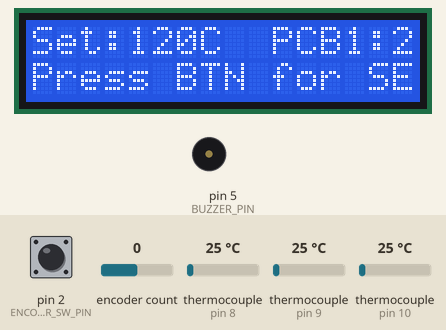
Bench run of a sketch on a simulated Arduino Uno, built with avr-gcc and run on an emulated ATmega328P. On the bench: 16×2 character LCD, buzzer (waves = sounding, pin HIGH). The inputs (shaded band) are chosen by the test bench; at power-on: pin 2 (ENCODER_SW_PIN) HIGH, thermocouple (sensors on pin 9, pin 8, pin 10) 25 °C, encoder count 0. EEPROM starts erased; what the sketch prints to the serial monitor is not drawn.

Above: at 1.3 s.
1.4 s: pin 2 (ENCODER_SW_PIN) driven LOW
At 2.97 s:
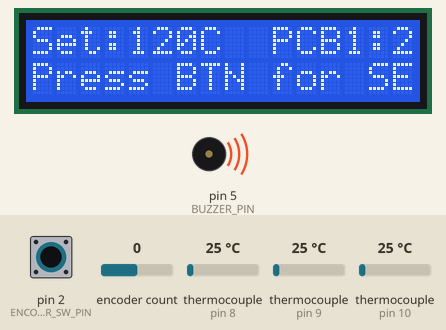
4.5 s: pin 2 (ENCODER_SW_PIN) pulsed HIGH 5 times (0.12 s each, 0.3 s apart)
At 6.4 s:
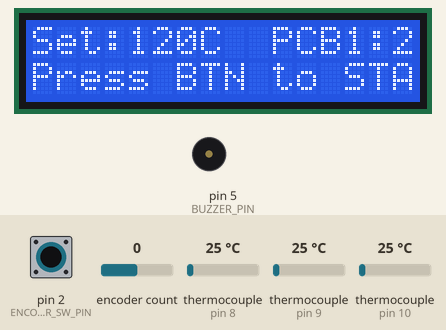
7.5 s: pin 2 (ENCODER_SW_PIN) driven HIGH
At 8.6 s:
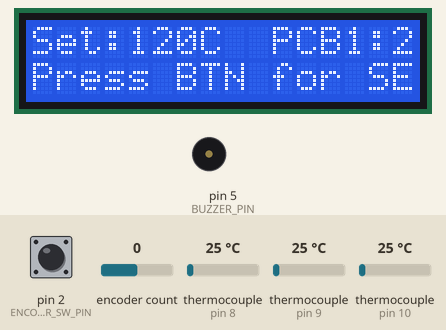
9.3 s: thermocouple (sensor on pin 9) set to 6 °C
At 10.8 s:
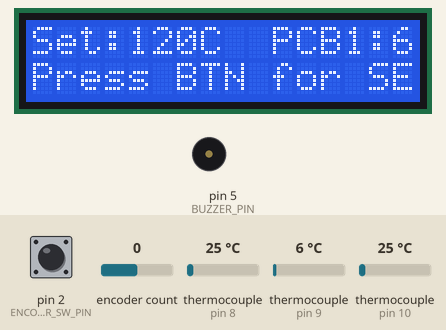
12.4 s: thermocouple (sensor on pin 9) set to 75 °C
At 13.9 s:
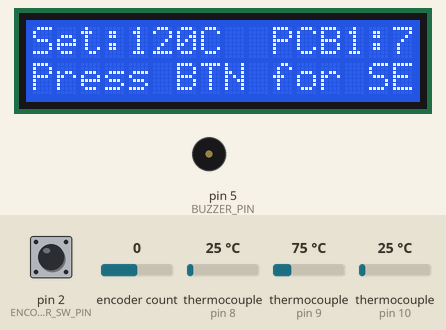
14.3 s: thermocouple (sensor on pin 9) set to 225 °C
At 15.0 s:
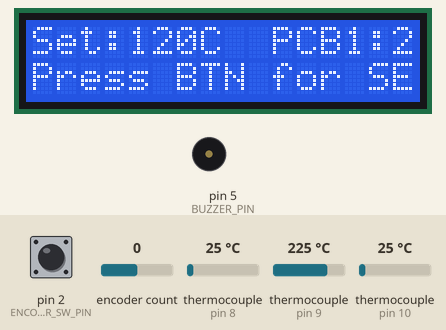
Timing chart, 0 to 17.1 s (numbered marks = the images above; inputs shaded):
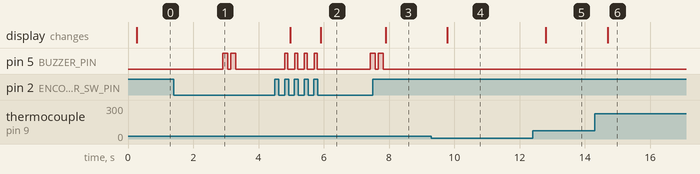

The sketch:

BGA_preheater3.ino
```cpp
#include "config.h"
#include "globals.h"
#include "thermocouples.h"
#include "lcd_display.h"
#include "encoder_control.h"
#include "pid_control.h"
#include "timer_logic.h"
#include "eeprom_settings.h"


// System State
SystemState currentState = STATE_OFF;
SystemState previousStateDisplay = STATE_ERROR;

// General Timing
unsigned long lastTempReadTime = 0;
unsigned long lastLcdUpdateTime = 0;


void setup() {
  Serial.begin(115200);
  Serial.println(F("BGA Preheater Starting..."));

  initLcd();
  lcd.print(F("Preheater v1.0"));
  lcd.setCursor(0, 1); lcd.print(F("Initializing..."));

  loadSettingsFromEEPROM(); // eeprom_settings.cpp
  initThermocouples();      // thermocouples.cpp
  initEncoderAndButton();   // encoder_control.cpp
  initPid();                // pid_control.cpp

  pinMode(SSR_PIN, OUTPUT);
  digitalWrite(SSR_PIN, LOW); // Turn off SSR at the start


  readTemperatures();
  if (isnan(tempHeater) || isnan(tempPcb1) || isnan(tempPcb2)) {
    currentState = STATE_ERROR; Serial.println(F("Thermocouple Error on Startup!"));
  } else {
    currentState = STATE_OFF; Serial.println(F("Thermocouples OK."));
  }

  // Установка начальной позиции энкодера ПОСЛЕ загрузки настроек
  if (currentState != STATE_ERROR) { // Только если нет ошибки датчиков
      knob.write(currentSettings.targetPcbTemp * 4);
      encoderOldPosition = currentSettings.targetPcbTemp;
  }

  updateLcd();
}

void loop() {
  if (millis() - lastTempReadTime >= TEMP_READ_INTERVAL_MS) {
    readTemperatures(); lastTempReadTime = millis();
  }
  handleEncoderRotation();
  handleButton();

  switch (currentState) {
    case STATE_OFF:
    case STATE_SETUP_TEMP:
    case STATE_SETUP_TIME:
    case STATE_SETUP_TIMER_EN:
    case STATE_READY:
      digitalWrite(SSR_PIN, LOW); stopSoakTimer(); break;
    case STATE_HEATING:
      runPidAndControlHeater();
      if (tempPcb1 >= currentSettings.targetPcbTemp - 0.5 && !isnan(tempPcb1)) {
        currentState = STATE_SOAKING;
        shortBeep();
        if (currentSettings.isTimerEnabled) { startSoakTimer(); }
        windowStartTime = millis(); // Сброс окна PID для Soak
      }
      break;
    case STATE_SOAKING:
      runPidAndControlHeater();
      if (currentSettings.isTimerEnabled) {
        if (updateSoakTimerAndCheckCompletion()) { // Timer stopped
          currentState = STATE_DONE;
          longBeepSequence();
          stopSoakTimer(); digitalWrite(SSR_PIN, LOW);
        }
      }
      break;
    case STATE_DONE:
    case STATE_STOPPED:
    case STATE_ERROR:
      digitalWrite(SSR_PIN, LOW); stopSoakTimer(); break;
  }

  if (millis() - lastLcdUpdateTime >= LCD_UPDATE_INTERVAL_MS || currentState != previousStateDisplay) {
    updateLcd(); lastLcdUpdateTime = millis(); previousStateDisplay = currentState;
  }
}
```

encoder_control.cpp
```cpp
#include "encoder_control.h"
#include "globals.h"    // knob, state, currentSettings и т.д.
#include "timer_logic.h" // startSoakTimer, stopSoakTimer
#include "eeprom_settings.h" // saveSettingsToEEPROM
#include <Arduino.h>    // pinMode, digitalWrite, attachInterrupt, millis, delay

// Encoder Object
Encoder knob(ENCODER_CLK_PIN, ENCODER_DT_PIN);
long encoderOldPosition = -999;

// Button variables
volatile bool g_encoderButtonSignal = false;
unsigned long buttonDownStartTime = 0;
bool buttonIsBeingProcessed = false;

void initEncoderAndButton() {
    pinMode(ENCODER_SW_PIN, INPUT_PULLUP);
    attachInterrupt(digitalPinToInterrupt(ENCODER_SW_PIN), encoderButton_ISR_CHANGE, CHANGE);
    pinMode(BUZZER_PIN, OUTPUT);
    digitalWrite(BUZZER_PIN, LOW);
    encoderOldPosition = knob.read() / 4;
}

void shortBeep() {
  digitalWrite(BUZZER_PIN, HIGH); delay(100); digitalWrite(BUZZER_PIN, LOW);
}
void longBeepSequence() {
  digitalWrite(BUZZER_PIN, HIGH); delay(150); digitalWrite(BUZZER_PIN, LOW);
  delay(100);
  digitalWrite(BUZZER_PIN, HIGH); delay(150); digitalWrite(BUZZER_PIN, LOW);
}

void encoderButton_ISR_CHANGE() {
  static unsigned long lastInterruptTime = 0;
  unsigned long interruptTime = millis();
  if (interruptTime - lastInterruptTime > BUTTON_DEBOUNCE_TIME_MS) {
    g_encoderButtonSignal = true;
  }
  lastInterruptTime = interruptTime;
}

void handleEncoderRotation() {
  long newPosition = knob.read() / 4;
  if (newPosition != encoderOldPosition) {
    int change = newPosition - encoderOldPosition; encoderOldPosition = newPosition;
    switch (currentState) {
      case STATE_SETUP_TEMP:
        currentSettings.targetPcbTemp += change * 1.0;
        if (currentSettings.targetPcbTemp < 50) currentSettings.targetPcbTemp = 50;
        if (currentSettings.targetPcbTemp > 200) currentSettings.targetPcbTemp = 200;
        break;
      case STATE_SETUP_TIME:
        { int ts = currentSettings.soakMinutes*60+currentSettings.soakSeconds;
          ts += change * 10;
          if (ts < 0) ts = 0; if (ts > 3600) ts = 3600;
          currentSettings.soakMinutes = ts / 60; currentSettings.soakSeconds = ts % 60;
        } break;
      case STATE_SETUP_TIMER_EN:
        if (change != 0) { currentSettings.isTimerEnabled = !currentSettings.isTimerEnabled; }
        break;
      default: break;
    }
  }
}

void handleButton() {
    if (g_encoderButtonSignal) {
        g_encoderButtonSignal = false;
        bool buttonIsCurrentlyDown = (digitalRead(ENCODER_SW_PIN) == LOW);
        if (buttonIsCurrentlyDown && !buttonIsBeingProcessed) {
            buttonIsBeingProcessed = true; buttonDownStartTime = millis();
            if (Serial) Serial.println(F("Button PRESSED, processing started."));
        } else if (!buttonIsCurrentlyDown && buttonIsBeingProcessed) {
            if (Serial) Serial.println(F("Button RELEASED - SHORT press."));
            shortBeep();
            switch (currentState) {
                case STATE_OFF: case STATE_DONE: case STATE_STOPPED: case STATE_ERROR:
                    currentState = STATE_SETUP_TEMP;
                    knob.write(currentSettings.targetPcbTemp * 4);
                    encoderOldPosition = currentSettings.targetPcbTemp;
                    break;
                case STATE_SETUP_TEMP:
                    currentState = STATE_SETUP_TIME;
                    { int ts = currentSettings.soakMinutes*60+currentSettings.soakSeconds;
                      knob.write(ts / 10 * 4); encoderOldPosition = ts / 10; }
                    break;
                case STATE_SETUP_TIME:
                    currentState = STATE_SETUP_TIMER_EN;
                    knob.write(currentSettings.isTimerEnabled ? 0 : 4);
                    encoderOldPosition = currentSettings.isTimerEnabled ? 0 : 1;
                    break;
                case STATE_SETUP_TIMER_EN:
                    saveSettingsToEEPROM(); currentState = STATE_READY; break;
                case STATE_READY:
                    currentState = STATE_HEATING; windowStartTime = millis(); break; // windowStartTime in globals.h
                case STATE_SOAKING:
                    if(currentSettings.isTimerEnabled && soakTimerRunning) { // soakTimerRunning in globals.h
                        startSoakTimer();
                        if (Serial) Serial.println(F("Timer restarted by short press"));
                    } break;
                case STATE_HEATING: break;
            }
            buttonIsBeingProcessed = false;
        }
    }
    if (buttonIsBeingProcessed && (digitalRead(ENCODER_SW_PIN) == LOW)) {
        if (millis() - buttonDownStartTime > LONG_PRESS_DURATION_MS) {
            if (Serial) Serial.println(F("Button HELD - LONG press."));
            longBeepSequence();
            if (currentState == STATE_HEATING || currentState == STATE_SOAKING || currentState == STATE_READY) {
                currentState = STATE_STOPPED; digitalWrite(SSR_PIN, LOW); stopSoakTimer();
                if (Serial) Serial.println(F("System STOPPED by long press"));
            }
            buttonIsBeingProcessed = false;
            while(digitalRead(ENCODER_SW_PIN) == LOW) { delay(10); }
            g_encoderButtonSignal = false;
        }
    }
}
```

encoder_control.h
```cpp
#ifndef ENCODER_CONTROL_H
#define ENCODER_CONTROL_H

void initEncoderAndButton();
void handleEncoderRotation();
void handleButton();
void shortBeep();
void longBeepSequence();
void encoderButton_ISR_CHANGE();

#endif // ENCODER_CONTROL_H
```

globals.h
```cpp
#ifndef GLOBALS_H
#define GLOBALS_H

#include <Arduino.h>
#include <LiquidCrystal_I2C.h>
#include <max6675.h>
#include <Encoder.h>
#include <PID_v1.h>
#include "config.h" // Включаем для SystemState и Settings

// LCD
extern LiquidCrystal_I2C lcd;

// Thermocouples
extern MAX6675 tcHeater;
extern MAX6675 tcPcb1;
extern MAX6675 tcPcb2;
extern double tempHeater, tempPcb1, tempPcb2;

// Moving Average for PCB1
extern double pcb1TempHistory[MOVING_AVG_SIZE];
extern int pcb1TempHistoryIndex;
extern double pcb1TempMovingAvg;
extern double previousPcb1TempMovingAvg;
extern bool movingAvgInitialized;

// Encoder
extern Encoder knob;
extern long encoderOldPosition;

// Button
extern volatile bool g_encoderButtonSignal;
extern unsigned long buttonDownStartTime;
extern bool buttonIsBeingProcessed;

// PID
extern double pidSetpoint, pidInput, pidOutput;
extern PID preheaterPID;
extern unsigned long windowStartTime;

// System State
extern SystemState currentState;
extern SystemState previousStateDisplay;

// Settings
extern Settings currentSettings;

// Timer
extern unsigned long soakTimerStartTime, remainingSoakTimeMillis;
extern bool soakTimerRunning;

// Blinking
extern unsigned long lastBlinkTime;
extern bool blinkState;

// General Timing
extern unsigned long lastTempReadTime;
extern unsigned long lastLcdUpdateTime;

#endif // GLOBALS_H
```

pid_control.cpp
```cpp
#include "pid_control.h"
#include "globals.h" // To access PID objects, SSR_PIN, state
#include <Arduino.h> // DigitalWrite, millis

// PID Object & variables
double pidSetpoint, pidInput, pidOutput;
PID preheaterPID(&pidInput, &pidOutput, &pidSetpoint, KP_DEFAULT, KI_DEFAULT, KD_DEFAULT, DIRECT);
unsigned long windowStartTime;

void initPid() {
    preheaterPID.SetMode(AUTOMATIC);
    preheaterPID.SetOutputLimits(0, PID_WINDOW_SIZE_MS);
    windowStartTime = millis();
}

void controlHeater() {
    unsigned long now = millis();
    if (now - windowStartTime >= PID_WINDOW_SIZE_MS) {
        windowStartTime += PID_WINDOW_SIZE_MS;
    }
    if (pidOutput > (now - windowStartTime)) { digitalWrite(SSR_PIN, HIGH); }
    else { digitalWrite(SSR_PIN, LOW); }
}

void runPidAndControlHeater() {
    // PID uses row tempPcb1
    pidSetpoint = currentSettings.targetPcbTemp;
    pidInput = tempPcb1;

    if (!isnan(pidInput)) {
        preheaterPID.Compute();
        controlHeater();
    } else {
        digitalWrite(SSR_PIN, LOW); // Safe state when sensor error occurs
        if (Serial) Serial.println(F("PID: NaN input, heater OFF"));
    }
}
```

pid_control.h
```cpp
#ifndef PID_CONTROL_H
#define PID_CONTROL_H

void initPid();
void runPidAndControlHeater();

#endif // PID_CONTROL_H
```

thermocouples.cpp
```cpp
#include "thermocouples.h"
#include "globals.h" // Для доступа к объектам tc... и переменным temp...

// --- MAX6675 Objects (определения здесь, объявления в globals.h) ---
MAX6675 tcHeater(SCK_PIN, CS_HEATER_PIN, MISO_PIN);
MAX6675 tcPcb1(SCK_PIN, CS_PCB1_PIN, MISO_PIN);
MAX6675 tcPcb2(SCK_PIN, CS_PCB2_PIN, MISO_PIN);

// Глобальные переменные температур (определения здесь)
double tempHeater = 0.0, tempPcb1 = 0.0, tempPcb2 = 0.0;

// Глобальные переменные для скользящего среднего (определения здесь)
double pcb1TempHistory[MOVING_AVG_SIZE];
int pcb1TempHistoryIndex = 0;
double pcb1TempMovingAvg = -999.0;
double previousPcb1TempMovingAvg = -999.0;
bool movingAvgInitialized = false;


void initThermocouples() {
    // Можно добавить сюда специфичную инициализацию, если потребуется
    // Например, начальное заполнение pcb1TempHistory
    for (int i = 0; i < MOVING_AVG_SIZE; i++) {
        pcb1TempHistory[i] = 20.0; // Начальное значение (комнатная температура)
    }
    pcb1TempMovingAvg = 20.0;
    previousPcb1TempMovingAvg = 20.0;
}

void readTemperatures() {
  tempHeater = tcHeater.readCelsius(); delay(5);
  double rawPcb1 = tcPcb1.readCelsius(); delay(5);
  tempPcb2 = tcPcb2.readCelsius();
  static double sum = 0.0;

  if (!isnan(rawPcb1)) {
    tempPcb1 = rawPcb1;

    if (!movingAvgInitialized) {
        sum = 0.0;
        for (int i = 0; i < MOVING_AVG_SIZE; i++) {
          pcb1TempHistory[i] = tempPcb1;
          sum += tempPcb1;
        }
        pcb1TempMovingAvg = tempPcb1;
        previousPcb1TempMovingAvg = tempPcb1;
        movingAvgInitialized = true;
        if (Serial) Serial.println(F("Moving average initialized."));
    } else {
        sum = sum - pcb1TempHistory[pcb1TempHistoryIndex] + tempPcb1;
        pcb1TempHistory[pcb1TempHistoryIndex] = tempPcb1;
        pcb1TempHistoryIndex = (pcb1TempHistoryIndex + 1) % MOVING_AVG_SIZE;

        previousPcb1TempMovingAvg = pcb1TempMovingAvg;
        pcb1TempMovingAvg = sum / MOVING_AVG_SIZE;
    }
  } else {
    if (Serial) Serial.println(F("Warning: NaN read from PCB1 sensor."));
  }
}
```

thermocouples.h
```cpp
#ifndef THERMOCOUPLES_H
#define THERMOCOUPLES_H

void initThermocouples(); // Не используется, но оставим для структуры
void readTemperatures();

#endif // THERMOCOUPLES_H
```

timer_logic.cpp
```cpp
#include "timer_logic.h"
#include "globals.h" // currentSettings, переменным таймера
#include <Arduino.h> // millis

// Timer variables
unsigned long soakTimerStartTime = 0, remainingSoakTimeMillis = 0;
bool soakTimerRunning = false;


void startSoakTimer() {
  if (currentSettings.isTimerEnabled) {
    remainingSoakTimeMillis = (unsigned long)currentSettings.soakMinutes * 60000UL +
                              (unsigned long)currentSettings.soakSeconds * 1000UL;
    if (remainingSoakTimeMillis > 0) {
        soakTimerStartTime = millis(); soakTimerRunning = true;
        if (Serial) { Serial.print(F("Soak timer started for: ")); Serial.println(remainingSoakTimeMillis); }
    } else { soakTimerRunning = false; }
  }
}

void stopSoakTimer() {
  soakTimerRunning = false; remainingSoakTimeMillis = 0;
}

bool updateSoakTimerAndCheckCompletion() {
  if (soakTimerRunning && currentSettings.isTimerEnabled) {
    unsigned long el = millis() - soakTimerStartTime;
    unsigned long totalDur = (unsigned long)currentSettings.soakMinutes*60000UL +
                             (unsigned long)currentSettings.soakSeconds*1000UL;
    if (el >= totalDur) {
        remainingSoakTimeMillis = 0;
        return true; // Timer finished
    } else {
        remainingSoakTimeMillis = totalDur - el;
        return false; // Timer is still running
    }
  }
  return false; // Timer off
}
```

timer_logic.h
```cpp
#ifndef TIMER_LOGIC_H
#define TIMER_LOGIC_H

void initTimer(); // Не используется, но оставим
void startSoakTimer();
void stopSoakTimer();
bool updateSoakTimerAndCheckCompletion(); // Возвращает true, если таймер завершился

#endif // TIMER_LOGIC_H
```

config.h
```cpp
#ifndef CONFIG_H
#define CONFIG_H

// --- Pin Definitions ---
const int SCK_PIN = 13;
const int MISO_PIN = 12;
const int CS_HEATER_PIN = 10;
const int CS_PCB1_PIN = 9;
const int CS_PCB2_PIN = 8;

const int ENCODER_CLK_PIN = 4;
const int ENCODER_DT_PIN = 3;
const int ENCODER_SW_PIN = 2;

const int SSR_PIN = 7;
const int BUZZER_PIN = 5;

// --- LCD Configuration ---
const uint8_t LCD_I2C_ADDR = 0x27;
const int LCD_COLS = 20;
const int LCD_ROWS = 4;

// --- PID Controller Constants ---
const double KP_DEFAULT = 15.0;
const double KI_DEFAULT = 0.008;
const double KD_DEFAULT = 20.0;
const unsigned long PID_WINDOW_SIZE_MS = 2000;

// --- System States ---
enum SystemState {
  STATE_OFF, STATE_SETUP_TEMP, STATE_SETUP_TIME, STATE_SETUP_TIMER_EN,
  STATE_READY, STATE_HEATING, STATE_SOAKING, STATE_DONE, STATE_STOPPED, STATE_ERROR
};

// --- User Settings Structure ---
struct Settings {
  double targetPcbTemp;
  int soakMinutes;
  int soakSeconds;
  bool isTimerEnabled;
  unsigned int checksum;
};

// --- EEPROM ---
const int EEPROM_ADDR_SETTINGS = 0;
const unsigned int EEPROM_CHECKSUM_VALID = 0xABCD;

// --- Timing & Misc Constants ---
const unsigned long BUTTON_DEBOUNCE_TIME_MS = 50;
const unsigned long LONG_PRESS_DURATION_MS = 1500;
const int BLINK_INTERVAL_MS = 300;
const int TEMP_READ_INTERVAL_MS = 500;
const int LCD_UPDATE_INTERVAL_MS = 300;
const int MOVING_AVG_SIZE = 10;

#endif // CONFIG_H
```

eeprom_settings.cpp
```cpp
#include "eeprom_settings.h"
#include "globals.h" // Для доступа к currentSettings
#include <EEPROM.h>
#include <Arduino.h> // Для Serial

// Settings object
Settings currentSettings;

void loadSettingsFromEEPROM() {
  Settings tempSettings; EEPROM.get(EEPROM_ADDR_SETTINGS, tempSettings);
  if (tempSettings.checksum == EEPROM_CHECKSUM_VALID) {
    currentSettings = tempSettings;
    if (Serial) Serial.println(F("Settings loaded from EEPROM."));
  } else {
    if (Serial) Serial.println(F("Invalid EEPROM/first run. Defaults loaded."));
    currentSettings.targetPcbTemp = 120.0; currentSettings.soakMinutes = 5;
    currentSettings.soakSeconds = 0; currentSettings.isTimerEnabled = true;
    // Не сохраняем по умолчанию сразу, даем пользователю настроить
  }
}

void saveSettingsToEEPROM() {
  currentSettings.checksum = EEPROM_CHECKSUM_VALID;
  EEPROM.put(EEPROM_ADDR_SETTINGS, currentSettings);
  if (Serial) Serial.println(F("Settings saved to EEPROM."));
  #if (defined(ESP32) || defined(ESP8266))
    EEPROM.commit();
  #endif
}
```

eeprom_settings.h
```cpp
#ifndef EEPROM_SETTINGS_H
#define EEPROM_SETTINGS_H

#include <Arduino.h>

#include "config.h" // Для Settings


void loadSettingsFromEEPROM();
void saveSettingsToEEPROM();

#endif // EEPROM_SETTINGS_H
```

lcd_display.h
```cpp
#ifndef LCD_DISPLAY_H
#define LCD_DISPLAY_H

void initLcd();
void updateLcd();
void printLcdLine(int row, const char* strContent);

#endif // LCD_DISPLAY_H
```

Source omitted: lcd_display.cpp (5519 bytes)

Measured:
- after the input at 1.4 s, pin 5 (BUZZER_PIN): alternates HIGH for 0.15 s and LOW for 0.10 s, 4 changes in all, then stays LOW, starting after 1.5 s
- after the input at 4.5 s, pin 5 (BUZZER_PIN): goes 3 × (HIGH 0.10 s, LOW 0.20 s), HIGH 0.10 s, LOW 1.6 s, then HIGH, starting after 0.30 s; the display: first changes after 0.48 s (image 2 shows a later state)
- after the input at 7.5 s, the display: changes after 0.40 s (image 3)
- after the input at 9.3 s, the display: changes after 0.48 s (image 4)
- after the input at 12.4 s, the display: changes after 0.41 s (image 5)
- after the input at 14.3 s, the display: changes after 0.40 s (image 6)
